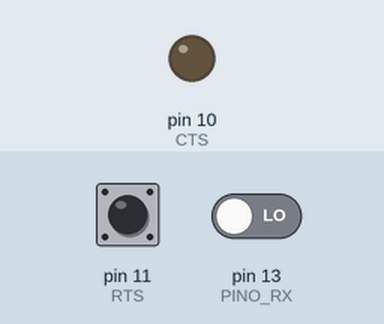
Recording of a sketch running on a simulated Arduino Uno, built with avr-gcc and run on an emulated ATmega328P. Shown: output pins drawn as LEDs (lit = HIGH). Dashed ring = blinking. Inputs (shaded band) come from the test bench; at power-on: pin 11 (RTS) LOW, pin 13 (PINO_RX) LOW. What the sketch prints to the serial monitor is not drawn.

Above: at 1.2 s.
1.3 s: pin 11 (RTS) driven HIGH
At 2.5 s:
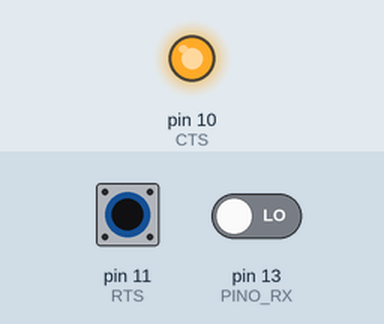
2.8 s: pin 11 (RTS) driven LOW
At 3.9 s:
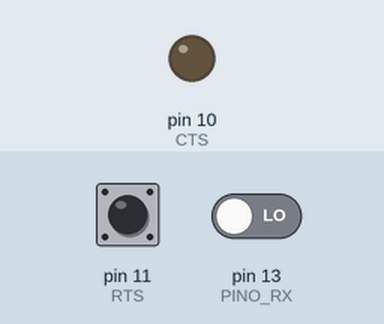
4.3 s: pin 11 (RTS) pulsed HIGH 5 times (0.12 s each, 0.3 s apart)
At 4.36 s:
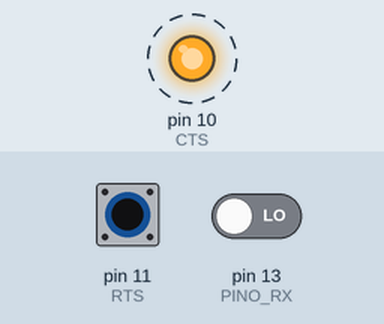
Timing chart, 0 to 7.3 s (numbered marks = the images above; inputs shaded):
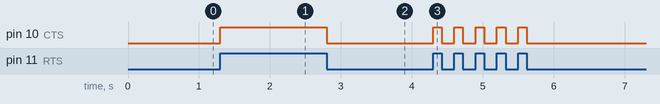

Measured:
- after the input at 1.3 s, pin 10 (CTS): LOW → HIGH at once
- after the input at 2.8 s, pin 10 (CTS): HIGH → LOW at once
- after the input at 4.3 s, pin 10 (CTS): alternates HIGH for 0.12 s and LOW for 0.18 s, 10 changes in all, then stays LOW, starting at once

The sketch:

Serial.ino
```cpp
#define PINO_RX 13
#define PINO_TX 13
#define RTS 11
#define CTS 10
#define BAUD_RATE 30
#define HALF_BAUD 1000/(2*BAUD_RATE)

#include "Temporizador.h"

int actualBit = 0;
int val;
char actualChar;
bool temp = false;

bool bitParidadeRecebido = false;

// Calcula bit de paridade - Par ou impar
bool bitParidade(char dado){
  int counter = 0;

  for(int i = 0; i < 8; i++)
    counter += bitRead(dado, i);

  return (counter) % 2 == 0;
}

// Rotina de interrupcao do timer1
// O que fazer toda vez que 1s passou?
ISR(TIMER1_COMPA_vect){

  // começo a ler a partir dos dados
  //bits de dados

  val = digitalRead(PINO_TX);

  if(actualBit >= 0 && actualBit < 8){
    bitWrite(actualChar, actualBit, val);
  }

  //bit de paridade
  else if(actualBit == 8) {
    bitParidadeRecebido = val == 0 ? true : false;
  }

  if(actualBit <= 9){
    actualBit++;
    //Serial.print(val);
  }
}


// Executada uma vez quando o Arduino reseta
void setup(){
  //desabilita interrupcoes
  noInterrupts();

  // Configura porta serial (Serial Monitor - Ctrl + Shift + M)
  Serial.begin(9600);

  // Inicializa TX ou RX
  pinMode(PINO_RX, INPUT);  // Inicializando o pino receptor
  pinMode(RTS, INPUT);      // Handshake do emissor para receptor
  pinMode(CTS, OUTPUT);     // Handshake do receptor para o emissor
  digitalWrite(CTS, LOW);   // Inicialmente desligado

  // Configura timer
  configuraTemporizador(BAUD_RATE);

  // habilita interrupcoes
  interrupts();
}

// O loop() eh executado continuamente (como um while(true))
void loop ( ) {
  // VERIFICAR SE O RTS É HIGH E O CTS TÁ LOW, SE SIM, SETO O CTS PRA HIGH
  if(digitalRead(RTS) == HIGH && digitalRead(CTS) == LOW) {
    digitalWrite(CTS, HIGH);
    actualBit = -1;   // resetando
    delay(HALF_BAUD);  // delay para controlar a sincronizacao de escrita/leitura
                // deixar delay na metade do período do clock
    temp = true;
    iniciaTemporizador();
  }

  // VERIFICA SE RTS É LOW E ESTAMOS NO MEIO DE UMA TRANSMISSAO
  // SE SIM, EU SETO MEU CTS PRA LOW, PARO O TEMPORIZADOR
  if(digitalRead(RTS) == LOW && digitalRead(CTS) == HIGH && temp) {
    digitalWrite(CTS, LOW);
    temp = false;
    paraTemporizador();

    // se o bit de paridade for par, printo o ultimo char
    if(bitParidade(actualChar) == bitParidadeRecebido ) {
      Serial.print(actualChar);
    }
  }
}
```

Temporizador.h
```cpp
void configuraTemporizador(int baud_rate){
  int frequencia;
  frequencia = constrain(baud_rate,1,1500);
  //set timer1 interrupt
  TCCR1A = 0;// set entire TCCR1A register to 0
  TCCR1B = 0;// same for TCCR1B
  TCNT1  = 0;//initialize counter value to 0
  //OCR1A = contador;// = (16*10^6) / (10*1024) - 1 (must be <65536)
  OCR1A = ((16 * pow(10,6))/(1024*frequencia)) - 1;
  // turn on CTC mode (clear time on compare)
  TCCR1B |= (1 << WGM12);
  // Turn T1 off
  TCCR1B &= 0xF8;
  // Disable interrupts
  TIMSK1 = 0;
  TIFR1 = 0;
}

void iniciaTemporizador(){
  //Serial.println("T1 iniciado");
  TCNT1 = 0;//initialize counter value to 0
  TIFR1 = 0;
  // enable timer compare interrupt
  TIMSK1 |= (1 << OCIE1A);
  // Set CS10 and CS12 bits for 1024 prescaler
  TCCR1B |= (1 << CS12) | (1 << CS10);
}

void paraTemporizador(){
  //Serial.println("T1 parado");
    // Turn T1 off
  TCCR1B &= 0xF8;
  TIMSK1 = 0;
}
```
